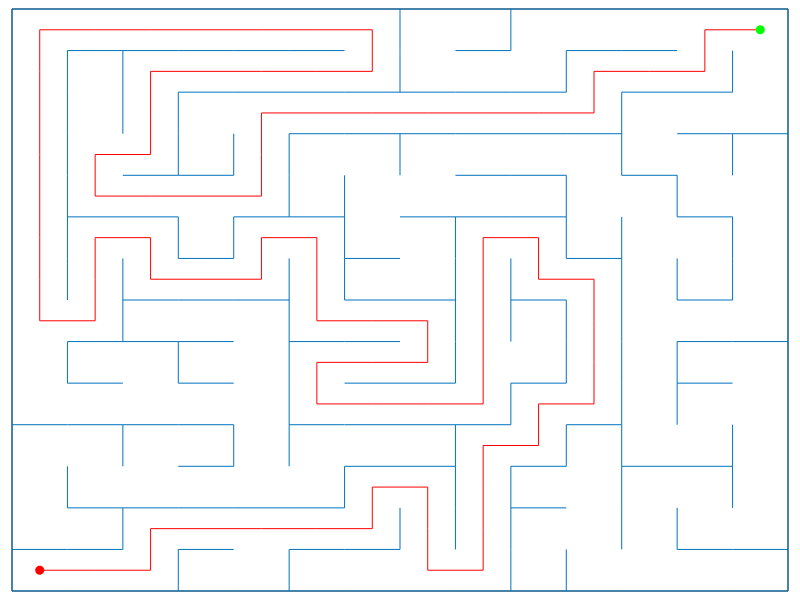

MATLAB code for this plot:
function [lines,board,hist,result] = maze(rowDim,colDim,start,stop,doPlot,printResult)
% MAZE  generates a random maze
% input:
%   optional:
%         rowDim: default: 14 
%         colDim: default: 14
%         start:  startfield of the resultpath;  default: [1,1]
%         stop:   targetfield of the resultpath; default: [rowDim,colDim]
%         doPlot: plot to new figure; default: true
%         printResult: plot the result-path; default: true
% output: lines:  nx2 array, containing all lines of the maze, where a line segment (for example [0,0;1,0])
%                 is separated by a NaN-entry. This allows to plot the whole maze directly with
%                 plot(lines(:,1),lines(:,2))
%         board:  (2*rowDim) by 2*colDim boolean-array, where walls have a truth-value 1, free space 0
%                 can be inspected easyli with spy(board)
%         hist:   the path of the maze-generation. Whenever e backtrack was performed, a NaN-value was insearted.
%         result: the most direct path from the startpoint to the endpoint
% written by Balthasar Hofer
% lebalz@outlook.com
% 01/03/2017
  
  % standard values
  if nargin<2
    rowDim = 14;
    colDim = 14;
  end
  if nargin < 4
    start = [1,1];
    stop = [rowDim,colDim];
  end
  if nargin<5
    doPlot = true;
  end
  if nargin<6
    printResult = true;
  end

  isUsed = false(rowDim,colDim);        %is field already visited/used?
  board = true(2*rowDim+1,2*colDim+1);  %
  pos = [1,1];                    %current lookup pos
  isUsed(pos(1),pos(2))=true;    
  hist = zeros(0,2);              %visit-history
  histPos = 0;                    %backtrack position
  stackCntr = 0;                  %matlab restricts the number of recursive
                                  %calls to a platform-dependent size. To
                                  %prevent from overflows, keep track of
                                  %stack-deepness

  NEIGHBOURS = [...               %relative indexes for neighbour lookup
    0 , 1;...
    1 , 0;...
    0 ,-1;...
    -1, 0];
  % create random maze
  finished = next_iteration();
  while ~finished
    stackCntr = 0;
    finished=next_iteration();
  end
  
  % traverse history and set neighbour-fields
  h = hist;
  indx = 1:size(hist,1);
  
  %replace nan with current field --> no connected fields here
  h(indx(isnan(h(:,1))),:) = h(indx(isnan(h(:,1)))-1,:);

  %connected fields relative to curr pos
  conFieldInd = diff([h(:,1),h(:,2)]);
  conFieldInd = [conFieldInd;0,0];
  c = 1;
  
  % set walls on board
  for p = hist'
    if ~isnan(p(1))
      board(2*p(1),2*p(2)) = false;
      board(2*p(1)+conFieldInd(c,1),2*p(2)+conFieldInd(c,2)) = false;
    end
    c = c + 1;
  end

  % drawing lines
  lines = [];
  for j = 1:2:2*rowDim
    for k = 1:2:2*colDim
      if board(j,k)
        if sum(board(j,k:k+2))==3
          lines = [lines;j/2,k/2; j/2,k/2+1;NaN(1,2)];
        end
        if sum(board(j:j+2,k))==3
          lines = [lines;j/2,k/2; j/2+1,k/2;NaN(1,2)];
        end
      end
    end
  end
  
  % add boarder
  lines = [lines;...
    rowDim+0.5,0.5;...
    rowDim+0.5,colDim+0.5;...
    NaN,NaN;...
    rowDim+0.5,colDim+0.5;...
    0.5,colDim+0.5;...
    NaN,NaN;];
  lines = lines - 0.5;
  hist = hist - 0.5;
  
  % scale to 1
  lines = [lines(:,1)./rowDim,lines(:,2)./colDim];
  hist = [hist(:,1)./rowDim,hist(:,2)./colDim];
  result = get_result_path(start,stop);
  
  if doPlot
    fh = figure('Name',sprintf('Random Maze %d by %d', rowDim,colDim),'Toolbar','none','Menubar','none');
    pos = get(fh,'Position');
    xscale = rowDim/colDim;
    set(fh,'Position',[pos(1),pos(2)-pos(3)+pos(4),xscale*pos(3),pos(3)]),
    plot(rowDim*lines(:,1),colDim*lines(:,2));    
    if printResult
      hold on
      set(gca,'XTick',[],'YTick',[],'Position',[0.015,0.015,0.97,0.97],'YLim',[0,colDim],'XLim',[0,rowDim]);
      plot(rowDim*result(:,1),colDim*result(:,2),'r');
      plot(rowDim*result(end,1),colDim*result(end,2),'og','MarkerFaceColor','g');
      plot(rowDim*result(1,1),colDim*result(1,2),'or','MarkerFaceColor','r');
      hold off
    end
  end
  
  function finished = next_iteration()
    stackCntr = stackCntr + 1;
    if stackCntr == 200
      finished = false;
      return;
    end
    ind = 1:4;
    poss = NEIGHBOURS + repmat(pos,4,1);
    poss(ind(poss(:,1)<1|poss(:,1)>rowDim),:)=NaN;
    poss(ind(poss(:,2)<1|poss(:,2)>colDim),:)=NaN;
    isfree = false(1,4);
    for i = 1:4
      if ~isnan(poss(i,1))
        isfree(i) = ~isUsed(poss(i,1),poss(i,2));
      end
    end
    if sum(isfree)==0
      if histPos > 1
        if histPos == size(hist,1)
          hist = [hist;pos];
          hist = [hist;NaN(1,2)];
        end
        histPos = histPos - 1;
        pos = hist(histPos,:);
      else
        finished = true;
        return;
      end
    else
      hist = [hist;pos];
      histPos = size(hist,1);
      next = randi([1,4]);
      while ~isfree(next)
        next = randi([1,4]);
      end
      pos = poss(next,:);
      isUsed(pos(1),pos(2))=true;
    end
    finished = next_iteration();
  end

  function resPath = get_result_path(startPoint,endPoint)
    if nargin < 2
      startPoint = [1,1];
      endPoint = [rowDim,colDim];
    end
    startPoint = startPoint - [0.5,0.5];
    endPoint = endPoint - [0.5,0.5];
    startPoint = startPoint./[rowDim,colDim];
    endPoint = endPoint./[rowDim,colDim];
    hist_p = get_flattend_path(hist);
    startInd = find((startPoint(1,1)==hist_p(:,1)) & (startPoint(1,2)==hist_p(:,2)),1,'last');
    endInd = find((endPoint(1,1)==hist_p(:,1)) & (endPoint(1,2)==hist_p(:,2)),1,'first');
    
    flag = startInd > endInd;
    if flag
      t = startInd;
      startInd = endInd;
      endInd = t;
    end
    resPath = hist_p(startInd:endInd,:);
    if flag
      resPath=flipud(resPath);
    end
    i = 1;
    toDelInds = false(size(resPath,1),1);
    while i <= size(resPath,1)
      idPoints = (resPath(i,1)==resPath(1:i,1)) & (resPath(i,2)==resPath(1:i,2));
      if sum(idPoints)>1
        toDel = find(idPoints);
        toDelInds(toDel(end-1)+1:toDel(end)) = true;
        i = toDel(end);
      end
      i = i + 1;
    end
    resPath(toDelInds,:) = [];
  end

  function flatPath = get_flattend_path(path)
    ind = 1:size(path,1);
    nan_ind = ind(isnan(path(:,1)));
    flatPath = path(1:nan_ind(1)-1,:);
    for i = 1:size(nan_ind,2)-1
      next_val = path(nan_ind(i)+1,:);
      if ~isnan(next_val(1))
        id_p = (next_val(1)==flatPath(:,1)) & (next_val(2)==flatPath(:,2));
        ip = find(id_p);
        flatPath = [flatPath(1:ip-1,:);...
          path(nan_ind(i)+1:nan_ind(i+1)-1,:);...
          flipud(path(nan_ind(i)+1:nan_ind(i+1)-1,:));...
          flatPath(ip:end,:)];
      end
    end
  end
end 